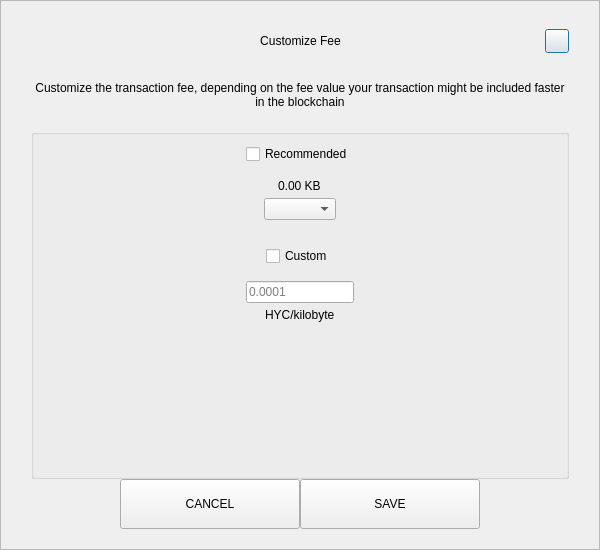
<?xml version="1.0" encoding="UTF-8"?>
<ui version="4.0">
 <class>SendCustomFeeDialog</class>
 <widget class="QDialog" name="SendCustomFeeDialog">
  <property name="geometry">
   <rect>
    <x>0</x>
    <y>0</y>
    <width>600</width>
    <height>550</height>
   </rect>
  </property>
  <property name="windowTitle">
   <string>Form</string>
  </property>
  <layout class="QVBoxLayout" name="verticalLayout_3">
   <property name="spacing">
    <number>0</number>
   </property>
   <property name="leftMargin">
    <number>0</number>
   </property>
   <property name="topMargin">
    <number>0</number>
   </property>
   <property name="rightMargin">
    <number>0</number>
   </property>
   <property name="bottomMargin">
    <number>0</number>
   </property>
   <item>
    <widget class="QFrame" name="frame">
     <property name="styleSheet">
      <string notr="true"/>
     </property>
     <property name="frameShape">
      <enum>QFrame::StyledPanel</enum>
     </property>
     <property name="frameShadow">
      <enum>QFrame::Raised</enum>
     </property>
     <layout class="QVBoxLayout" name="verticalLayout_2">
      <property name="spacing">
       <number>0</number>
      </property>
      <property name="leftMargin">
       <number>30</number>
      </property>
      <property name="topMargin">
       <number>20</number>
      </property>
      <property name="rightMargin">
       <number>30</number>
      </property>
      <property name="bottomMargin">
       <number>20</number>
      </property>
      <item>
       <layout class="QHBoxLayout" name="horizontalLayout_3">
        <property name="spacing">
         <number>0</number>
        </property>
        <item>
         <spacer name="horizontalSpacer_21">
          <property name="orientation">
           <enum>Qt::Horizontal</enum>
          </property>
          <property name="sizeHint" stdset="0">
           <size>
            <width>40</width>
            <height>20</height>
           </size>
          </property>
         </spacer>
        </item>
        <item>
         <widget class="QLabel" name="labelTitle">
          <property name="minimumSize">
           <size>
            <width>0</width>
            <height>40</height>
           </size>
          </property>
          <property name="maximumSize">
           <size>
            <width>16777215</width>
            <height>40</height>
           </size>
          </property>
          <property name="styleSheet">
           <string notr="true">padding-left:24px;</string>
          </property>
          <property name="text">
           <string>Customize Fee</string>
          </property>
          <property name="alignment">
           <set>Qt::AlignCenter</set>
          </property>
          <property name="margin">
           <number>7</number>
          </property>
         </widget>
        </item>
        <item>
         <spacer name="horizontalSpacer">
          <property name="orientation">
           <enum>Qt::Horizontal</enum>
          </property>
          <property name="sizeHint" stdset="0">
           <size>
            <width>40</width>
            <height>20</height>
           </size>
          </property>
         </spacer>
        </item>
        <item>
         <widget class="QPushButton" name="btnEsc">
          <property name="minimumSize">
           <size>
            <width>24</width>
            <height>24</height>
           </size>
          </property>
          <property name="maximumSize">
           <size>
            <width>24</width>
            <height>24</height>
           </size>
          </property>
          <property name="text">
           <string/>
          </property>
         </widget>
        </item>
       </layout>
      </item>
      <item>
       <spacer name="verticalSpacer_2">
        <property name="orientation">
         <enum>Qt::Vertical</enum>
        </property>
        <property name="sizeType">
         <enum>QSizePolicy::Fixed</enum>
        </property>
        <property name="sizeHint" stdset="0">
         <size>
          <width>20</width>
          <height>20</height>
         </size>
        </property>
       </spacer>
      </item>
      <item>
       <widget class="QLabel" name="labelMessage">
        <property name="text">
         <string>Customize the transaction fee, depending on the fee value your transaction might be included faster in the blockchain</string>
        </property>
        <property name="alignment">
         <set>Qt::AlignCenter</set>
        </property>
        <property name="wordWrap">
         <bool>true</bool>
        </property>
       </widget>
      </item>
      <item>
       <spacer name="verticalSpacer_3">
        <property name="orientation">
         <enum>Qt::Vertical</enum>
        </property>
        <property name="sizeType">
         <enum>QSizePolicy::Fixed</enum>
        </property>
        <property name="sizeHint" stdset="0">
         <size>
          <width>20</width>
          <height>20</height>
         </size>
        </property>
       </spacer>
      </item>
      <item>
       <widget class="QGroupBox" name="groupBox">
        <property name="title">
         <string/>
        </property>
        <layout class="QVBoxLayout" name="verticalLayout">
         <property name="leftMargin">
          <number>12</number>
         </property>
         <property name="rightMargin">
          <number>12</number>
         </property>
         <item>
          <layout class="QVBoxLayout" name="verticalLayout_4">
           <property name="spacing">
            <number>5</number>
           </property>
           <item alignment="Qt::AlignHCenter">
            <widget class="QCheckBox" name="checkBoxRecommended">
             <property name="text">
              <string>Recommended</string>
             </property>
            </widget>
           </item>
           <item>
            <spacer name="verticalSpacer_5">
             <property name="orientation">
              <enum>Qt::Vertical</enum>
             </property>
             <property name="sizeType">
              <enum>QSizePolicy::Fixed</enum>
             </property>
             <property name="sizeHint" stdset="0">
              <size>
               <width>20</width>
               <height>10</height>
              </size>
             </property>
            </spacer>
           </item>
           <item alignment="Qt::AlignHCenter">
            <widget class="QLabel" name="labelFee">
             <property name="text">
              <string>0.00 KB</string>
             </property>
            </widget>
           </item>
           <item alignment="Qt::AlignHCenter">
            <widget class="QComboBox" name="comboBoxRecommended"/>
           </item>
          </layout>
         </item>
         <item>
          <spacer name="verticalSpacer">
           <property name="orientation">
            <enum>Qt::Vertical</enum>
           </property>
           <property name="sizeType">
            <enum>QSizePolicy::Fixed</enum>
           </property>
           <property name="sizeHint" stdset="0">
            <size>
             <width>20</width>
             <height>20</height>
            </size>
           </property>
          </spacer>
         </item>
         <item>
          <layout class="QVBoxLayout" name="verticalLayout_5">
           <property name="spacing">
            <number>5</number>
           </property>
           <item alignment="Qt::AlignHCenter">
            <widget class="QCheckBox" name="checkBoxCustom">
             <property name="text">
              <string>Custom</string>
             </property>
            </widget>
           </item>
           <item>
            <spacer name="verticalSpacer_6">
             <property name="orientation">
              <enum>Qt::Vertical</enum>
             </property>
             <property name="sizeType">
              <enum>QSizePolicy::Fixed</enum>
             </property>
             <property name="sizeHint" stdset="0">
              <size>
               <width>20</width>
               <height>10</height>
              </size>
             </property>
            </spacer>
           </item>
           <item alignment="Qt::AlignHCenter">
            <widget class="QLineEdit" name="lineEditCustomFee">
             <property name="placeholderText">
              <string notr="true">0.0001</string>
             </property>
            </widget>
           </item>
           <item alignment="Qt::AlignHCenter">
            <widget class="QLabel" name="labelCustomFee">
             <property name="text">
              <string>HYC/kilobyte</string>
             </property>
            </widget>
           </item>
          </layout>
         </item>
         <item>
          <spacer name="verticalSpacer_4">
           <property name="orientation">
            <enum>Qt::Vertical</enum>
           </property>
           <property name="sizeHint" stdset="0">
            <size>
             <width>20</width>
             <height>40</height>
            </size>
           </property>
          </spacer>
         </item>
        </layout>
       </widget>
      </item>
      <item>
       <layout class="QHBoxLayout" name="horizontalLayout" stretch="1,2,2,1">
        <item>
         <spacer name="horizontalSpacer1">
          <property name="orientation">
           <enum>Qt::Horizontal</enum>
          </property>
          <property name="sizeHint" stdset="0">
           <size>
            <width>40</width>
            <height>20</height>
           </size>
          </property>
         </spacer>
        </item>
        <item>
         <widget class="QPushButton" name="btnCancel">
          <property name="minimumSize">
           <size>
            <width>180</width>
            <height>50</height>
           </size>
          </property>
          <property name="focusPolicy">
           <enum>Qt::NoFocus</enum>
          </property>
          <property name="text">
           <string>CANCEL</string>
          </property>
         </widget>
        </item>
        <item>
         <widget class="QPushButton" name="btnSave">
          <property name="minimumSize">
           <size>
            <width>180</width>
            <height>50</height>
           </size>
          </property>
          <property name="focusPolicy">
           <enum>Qt::NoFocus</enum>
          </property>
          <property name="text">
           <string>SAVE</string>
          </property>
         </widget>
        </item>
        <item>
         <spacer name="horizontalSpacer_2">
          <property name="orientation">
           <enum>Qt::Horizontal</enum>
          </property>
          <property name="sizeHint" stdset="0">
           <size>
            <width>40</width>
            <height>20</height>
           </size>
          </property>
         </spacer>
        </item>
       </layout>
      </item>
     </layout>
    </widget>
   </item>
  </layout>
 </widget>
 <resources/>
 <connections/>
</ui>
